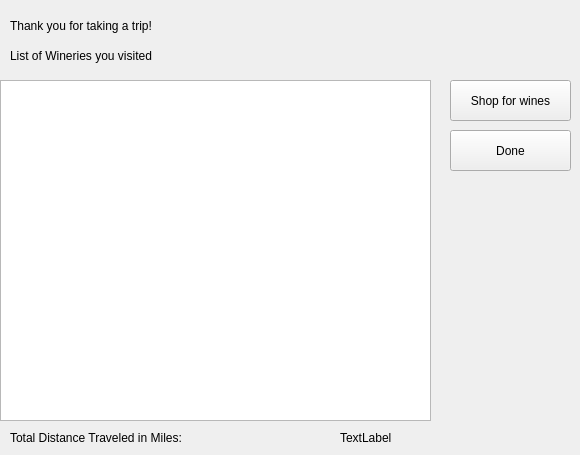
    <widget class="QWidget" name="page_shortestTripPage3">
     <widget class="QListWidget" name="list_finalListShortestTrip">
      <property name="geometry">
       <rect>
        <x>0</x>
        <y>80</y>
        <width>431</width>
        <height>341</height>
       </rect>
      </property>
     </widget>
     <widget class="QLabel" name="label_2">
      <property name="geometry">
       <rect>
        <x>10</x>
        <y>430</y>
        <width>321</width>
        <height>16</height>
       </rect>
      </property>
      <property name="text">
       <string>Total Distance Traveled in Miles: </string>
      </property>
     </widget>
     <widget class="QPushButton" name="pushButton_6">
      <property name="geometry">
       <rect>
        <x>450</x>
        <y>80</y>
        <width>121</width>
        <height>41</height>
       </rect>
      </property>
      <property name="text">
       <string>Shop for wines</string>
      </property>
     </widget>
     <widget class="QPushButton" name="pushButton_15">
      <property name="geometry">
       <rect>
        <x>450</x>
        <y>130</y>
        <width>121</width>
        <height>41</height>
       </rect>
      </property>
      <property name="text">
       <string>Done</string>
      </property>
     </widget>
     <widget class="QLabel" name="label_17">
      <property name="geometry">
       <rect>
        <x>10</x>
        <y>40</y>
        <width>401</width>
        <height>31</height>
       </rect>
      </property>
      <property name="text">
       <string>List of Wineries you visited</string>
      </property>
     </widget>
     <widget class="QLabel" name="label_18">
      <property name="geometry">
       <rect>
        <x>10</x>
        <y>10</y>
        <width>381</width>
        <height>31</height>
       </rect>
      </property>
      <property name="text">
       <string>Thank you for taking a trip!</string>
      </property>
     </widget>
     <widget class="QLabel" name="distanceShortestTrip">
      <property name="geometry">
       <rect>
        <x>340</x>
        <y>430</y>
        <width>171</width>
        <height>16</height>
       </rect>
      </property>
      <property name="text">
       <string>TextLabel</string>
      </property>
     </widget>
    </widget>
